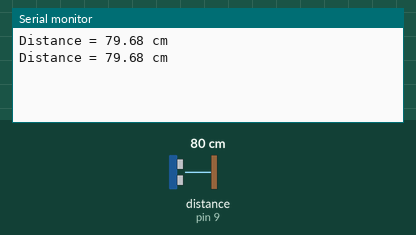
The sketch below on a simulated Arduino Uno, built with avr-gcc and run on an emulated ATmega328P. On the bench: the last lines printed to the serial monitor. Wiring (inferred from the names in the program): ultrasonic range finder: trigger pin 10; echo pin 9. The test bench sets the inputs (shaded band); at power-on: distance to the obstacle (sensor on pin 9) 80 cm. The echo pulse lasts 58.3 µs per cm.

Above: at 1.8 s.
1.9 s: distance to the obstacle (sensor on pin 9) set to 4 cm
At 2.3 s:
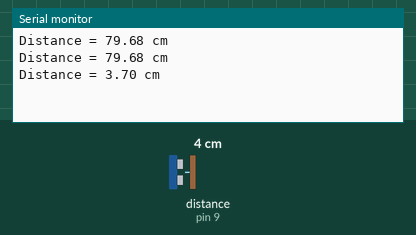
3.4 s: distance to the obstacle (sensor on pin 9) set to 2 cm
At 4.4 s:
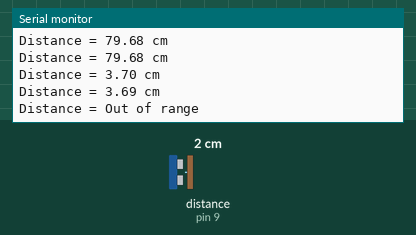
Timing chart, 0 to 6.4 s (numbered marks = the images above; inputs shaded):
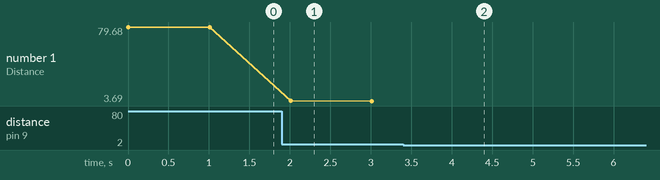

Measured:
- the behaviour switches between 3 and 2 cm on distance to the obstacle (sensor on pin 9) (found by bisection; images 1 and 2)
- after the input at 1.9 s, the serial monitor: prints a new line after 0.11 s (image 1)
- after the input at 3.4 s, the serial monitor: prints a new line after 0.61 s (image 2)
- plotted number 1: 79.68 → 3.69 after the input at 1.9 s

The sketch:

Ultrasonic_basic.ino
```cpp
/*
  HC-SR04 Basic Demonstration
  HC-SR04-Basic-Demo.ino
  Demonstrates functions of HC-SR04 Ultrasonic Range Finder
  Displays results on Serial Monitor

  DroneBot Workshop 2017
  http://dronebotworkshop.com
*/

// This uses Serial Monitor to display Range Finder distance readings

// Hook up HC-SR04 with Trig to Arduino Pin 10, Echo to Arduino pin 13

#define trigPin 10
#define echoPin 9

float duration, distance;

void setup() {
  Serial.begin (9600);
  pinMode(trigPin, OUTPUT);
  pinMode(echoPin, INPUT);
}

void loop() {

  // Write a pulse to the HC-SR04 Trigger Pin

  digitalWrite(trigPin, LOW);
  delayMicroseconds(2);
  digitalWrite(trigPin, HIGH);
  delayMicroseconds(10);
  digitalWrite(trigPin, LOW);

  // Measure the response from the HC-SR04 Echo Pin

  duration = pulseIn(echoPin, HIGH);

  // Determine distance from duration
  // Use 343 metres per second as speed of sound

  distance = (duration / 2) * 0.0343;

  // Send results to Serial Monitor

  Serial.print("Distance = ");
  if (distance >= 400 || distance <= 2) {
     Serial.println("Out of range");
  }
  else {
    Serial.print(distance);
    Serial.println(" cm");
    delay(500);
  }
  delay(500);
}
```
